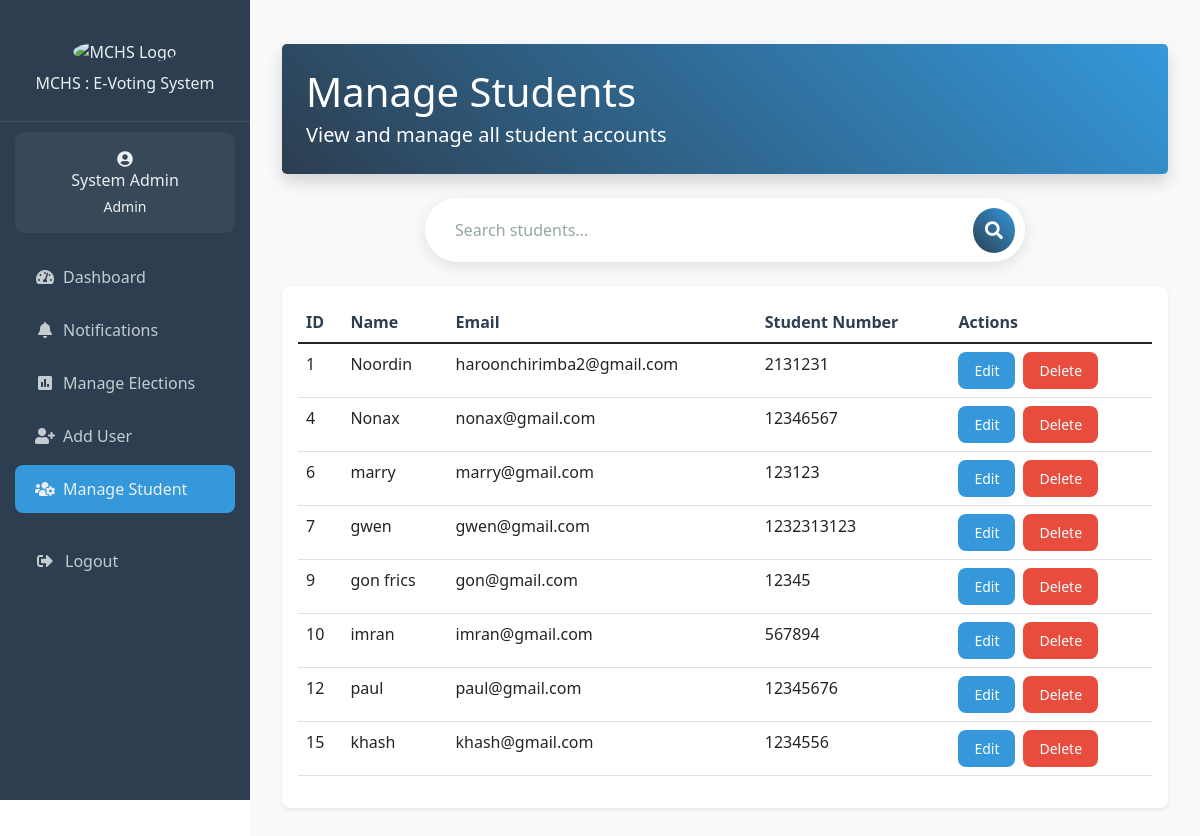
Page /admin/manage_students.php (signed in) on the earlier database version.
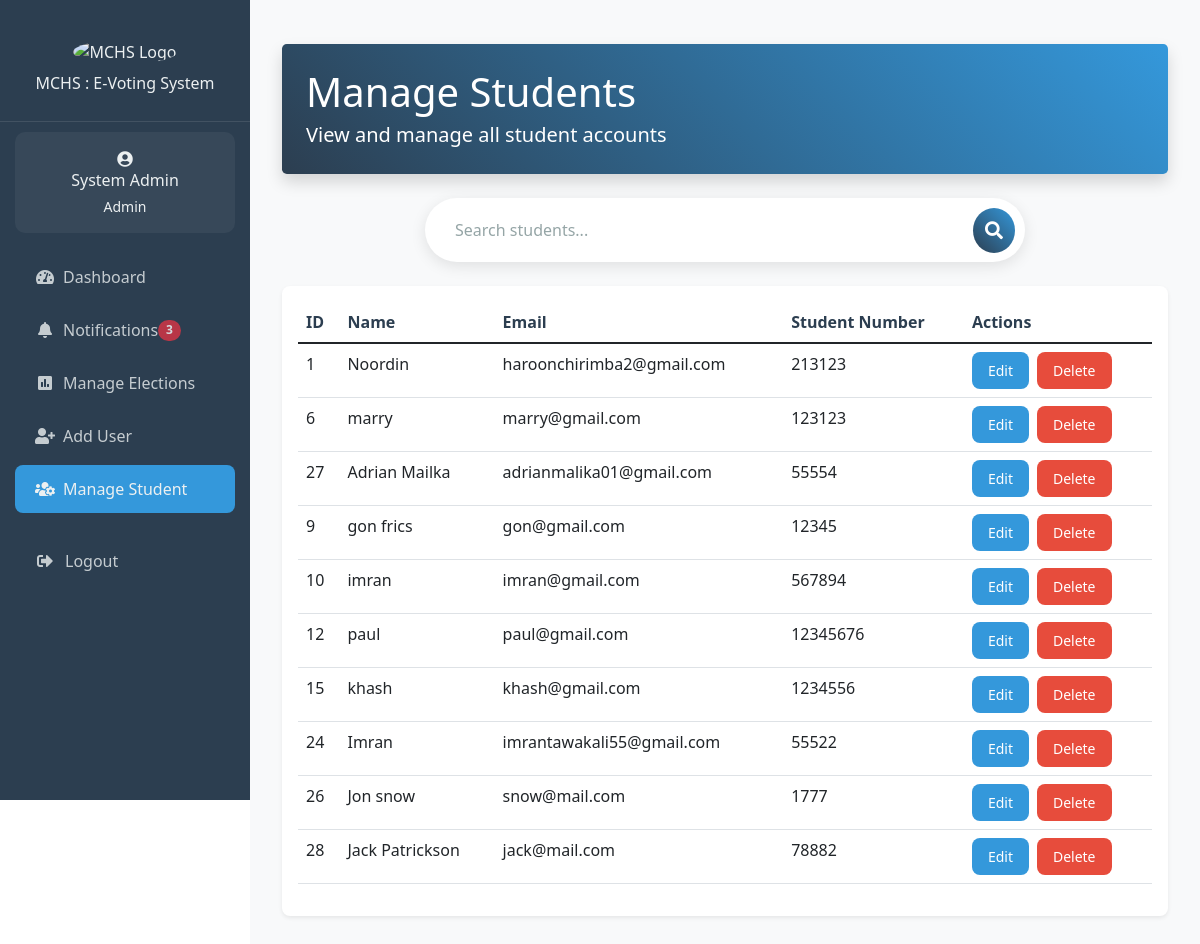
Same page on the later database version.
### tables this page shows
CREATE TABLE IF NOT EXISTS `users` (
  `id` int NOT NULL AUTO_INCREMENT,
  `name` varchar(100) NOT NULL,
  `email` varchar(100) NOT NULL,
  `student_number` varchar(20) DEFAULT NULL,
  `branch` varchar(50) DEFAULT NULL,
  `year_of_study` varchar(20) DEFAULT NULL,
  `password_hash` varchar(255) NOT NULL,
  `role` enum('student','admin','candidate') NOT NULL DEFAULT 'student',
  `created_at` timestamp NULL DEFAULT CURRENT_TIMESTAMP,
  `updated_at` timestamp NULL DEFAULT CURRENT_TIMESTAMP ON UPDATE CURRENT_TIMESTAMP,
  PRIMARY KEY (`id`),
  UNIQUE KEY `email` (`email`),
  UNIQUE KEY `student_number` (`student_number`)
);

### includes/notifications.php (called while the page is built, shortened)
<?php
if (!function_exists('get_unread_notifications_count')) {
    function get_unread_notifications_count($conn, $user_id = null) {
        try {
            $sql = "SELECT COUNT(*) FROM notifications WHERE is_read = FALSE";
            $params = [];
            $stmt = $conn->prepare($sql);
            $stmt->execute($params);
            return (int) $stmt->fetchColumn();
        } catch (PDOException $e) {
            error_log("Error getting unread notifications count: " . $e->getMessage());
            return 0;
        }
    }
}

### admin/manage_students.php (the view, shortened to what this page needs)
<?php
require_once '../includes/header.php';
require_once '../config/database.php';
$stmt = $conn->prepare("SELECT id, name, email, student_number FROM users WHERE role = 'student'");
$stmt->execute();
$students = $stmt->fetchAll();
?>
<!DOCTYPE html>
<html lang="en">
<head>
    <link rel="stylesheet" href="https://cdnjs.cloudflare.com/ajax/libs/font-awesome/5.15.4/css/all.min.css">
</head>
<body>
<div class="container-fluid py-4">
    <div class="row mb-4">
        <div class="col-12">
            <div class="bg-gradient-primary text-white p-4 rounded-3 shadow">
                <div class="d-flex justify-content-between align-items-center">
                    <div>
                        <h2 class="display-6 mb-1">Manage Students</h2>
                        <p class="lead mb-0">View and manage all student accounts</p>
                    </div>
                </div>
            </div>
        </div>
    </div>
    <div class="row mb-4">
        <div class="col-12">
            <div class="search-wrapper">
                <div class="search-box">
                    <input type="text" id="studentSearch" class="search-input" placeholder="Search students...">
                    <button class="search-button">
                        <i class="fas fa-search"></i>
                    </button>
                </div>
            </div>
        </div>
    </div>
    <div class="row">
        <div class="col-12">
            <div class="card border-0 shadow-sm">
                <div class="card-body">
                    <div class="table-responsive">
                        <table class="table table-hover" id="student-table">
                            <thead>
                                <tr>
                                    <th>ID</th>
                                    <th>Name</th>
                                    <th>Email</th>
                                    <th>Student Number</th>
                                    <th>Actions</th>
                                </tr>
                            </thead>
                            <tbody>
                                <?php foreach ($students as $student): ?>
                                    <tr id="row-<?php echo $student['id']; ?>">
                                        <td><?php echo htmlspecialchars($student['id']); ?></td>
                                        <td class="name"><?php echo htmlspecialchars($student['name']); ?></td>
                                        <td class="email"><?php echo htmlspecialchars($student['email']); ?></td>
                                        <td class="student_number"><?php echo htmlspecialchars($student['student_number']); ?></td>
                                        <td>
                                            <div class="d-flex flex-wrap gap-2">
                                                <button class="btn btn-edit"
                                                        data-id="<?php echo $student['id']; ?>"
                                                        data-name="<?php echo $student['name']; ?>"
                                                        data-email="<?php echo $student['email']; ?>"
                                                        data-student_number="<?php echo $student['student_number']; ?>">
                                                    Edit
                                                </button>
                                                <button class="btn btn-delete" data-id="<?php echo $student['id']; ?>">
                                                    Delete
                                                </button>
                                            </div>
                                        </td>
                                    </tr>
                                <?php endforeach; ?>
                            </tbody>
                        </table>
                    </div>
                </div>
            </div>
        </div>
    </div>
</div>
</body>
</html>

### includes/header.php (shortened to what this page needs)
<?php
require_once __DIR__ . '/../config/database.php';
require_once __DIR__ . '/notifications.php';
if (isset($_SESSION['user_id'])) {
    $stmt = $conn->prepare("SELECT * FROM users WHERE id = ?");
    $stmt->execute([$_SESSION['user_id']]);
    $user = $stmt->fetch();
}
$current_page = basename($_SERVER['PHP_SELF']);
?>
<!DOCTYPE html>
<html lang="en">
<head>
  <link href="https://cdn.jsdelivr.net/npm/bootstrap@5.1.3/dist/css/bootstrap.min.css" rel="stylesheet">
  <link href="https://cdnjs.cloudflare.com/ajax/libs/font-awesome/5.15.4/css/all.min.css" rel="stylesheet">
</head>
<body>
      <?php include 'sidebar-content.php'; ?>
  <div class="d-none d-lg-block">
      <div class="sidebar">
        <?php include 'sidebar-content.php'; ?>
      </div>
  </div>
  <div class="main-content">

### includes/sidebar-content.php (shortened to what this page needs)
<div class="sidebar-header">
  <img src="https://mchs.mw/img/mchs_logo.png" alt="MCHS Logo" class="img-fluid" style="width: 50%;">
  <h6 class="mt-0">MCHS : E-Voting System</h6>
</div>
<?php if (isset($user)): ?>
  <div class="user-info">
    <i class="fas fa-user-circle fa-1x mb-0"></i>
    <h6 class="mb-1"><?php echo htmlspecialchars($user['name']); ?></h6>
    <small><?php echo ucfirst($user['role']); ?></small>
  </div>
  <ul class="nav-menu">
    <?php if ($user['role'] === 'admin'): ?>
      <li class="nav-item">
        <a class="nav-link <?php echo $current_page === 'dashboard.php' ? 'active' : ''; ?>"
           href="/e_voting_system/admin/dashboard.php">
          <i class="fas fa-tachometer-alt me-2"></i>Dashboard
        </a>
      </li>
      <li class="nav-item">
        <a class="nav-link <?php echo $current_page === 'notifications.php' ? 'active' : ''; ?>"
           href="/e_voting_system/admin/notifications.php">
          <i class="fas fa-bell me-2"></i>Notifications
          <?php
          $unread_count = get_unread_notifications_count($conn);
          if ($unread_count > 0):
          ?>
            <span class="badge bg-danger rounded-pill">
              <?php echo $unread_count; ?>
            </span>
          <?php endif; ?>
        </a>
      </li>
      <li class="nav-item">
        <a class="nav-link <?php echo $current_page === 'manage_elections.php' ? 'active' : ''; ?>"
           href="/e_voting_system/admin/manage_elections.php">
          <i class="fas fa-poll me-2"></i>Manage Elections
        </a>
      </li>
      <li class="nav-item">
        <a class="nav-link <?php echo $current_page === 'add_student.php' ? 'active' : ''; ?>"
           href="/e_voting_system/admin/add_student.php">
          <i class="fas fa-user-plus me-2"></i>Add User
        </a>
      </li>
      <li class="nav-item">
        <a class="nav-link <?php echo $current_page === 'manage_students.php' ? 'active' : ''; ?>"
           href="/e_voting_system/admin/manage_students.php">
          <i class="fas fa-users-cog me-2"></i>Manage Student
        </a>
      </li>
    <?php endif; ?>
    <li class="nav-item mt-4">
      <a class="nav-link" href="/e_voting_system/logout.php">
        <i class="fas fa-sign-out-alt"></i>
        <span>Logout</span>
      </a>
    </li>
  </ul>
<?php endif; ?>

### includes/header.php (style rules this page uses)
:root { --primary-color: #2c3e50; --secondary-color: #3498db; --accent-color: #e74c3c; --text-light: #ecf0f1; --success-color: #2ecc71; }
.sidebar { background: var(--primary-color); width: 250px; padding: 20px 0; color: var(--text-light); transition: all 0.3s ease; }
.sidebar-header { padding: 20px; text-align: center; border-bottom: 1px solid rgba(255,255,255,0.1); }
.sidebar-header img { width: 80px; height: 80px; border-radius: 50%; margin-bottom: 10px; }
.user-info { padding: 15px; text-align: center; background: rgba(255,255,255,0.05); margin: 10px 15px; border-radius: 10px; }
.nav-menu { padding: 0; margin: 20px 0; }
.nav-item { list-style: none; margin: 5px 15px; }
.nav-link { color: var(--text-light) !important; padding: 12px 20px; border-radius: 8px; display: flex; align-items: center; transition: all 0.3s ease; text-decoration: none; opacity: 0.8; }
.nav-link:hover, .nav-link.active { background: var(--secondary-color); opacity: 1; }
.nav-link i { margin-right: 10px; width: 20px; text-align: center; }
.main-content { padding: 20px; background: #f8f9fa; transition: all 0.3s ease; min-height: 100vh; }
@media (min-width: 992px) { .sidebar { position: fixed; top: 0; left: 0; height: 100vh; overflow-y: auto; } }
@media (min-width: 992px) { .main-content { margin-left: 250px; } }

### admin/manage_students.php (style rules this page uses)
.btn { padding: 6px 12px; text-decoration: none; border-radius: 5px; font-size: 14px; }
.btn-edit { background-color: #ffc107; color: white; }
.btn-delete { background-color: #dc3545; color: white; }
.table-responsive { overflow-x: auto; }
.bg-gradient-primary { background: linear-gradient(45deg, #2c3e50, #3498db); }
.card { border-radius: 0.5rem; border: none; }
.btn { padding: 0.5rem 1rem; border-radius: 0.5rem; transition: all 0.3s ease; border: none; }
.btn-edit { background-color: #3498db; color: white; }
.btn-delete { background-color: #e74c3c; color: white; }
.table th { color: #2c3e50; font-weight: 600; }
#studentSearch { border-radius: 0 0.5rem 0.5rem 0; }
.search-wrapper { display: flex; justify-content: center; align-items: center; margin: 0 auto; max-width: 600px; }
.search-box { width: 100%; position: relative; background: white; border-radius: 50px; box-shadow: 0 4px 15px rgba(0, 0, 0, 0.1); display: flex; align-items: center; padding: 5px; transition: all 0.3s ease; }
.search-input { width: 100%; padding: 15px 25px; border: none; border-radius: 50px; font-size: 16px; color: #2c3e50; background: transparent; outline: none; }
.search-input::placeholder { color: #95a5a6; font-weight: 400; }
.search-button { background: linear-gradient(45deg, #2c3e50, #3498db); border: none; border-radius: 50%; width: 45px; height: 45px; margin-right: 5px; color: white; cursor: pointer; display: flex; align-items: center; justify-content: center; transition: all 0.3s ease; }
.search-button i { font-size: 18px; }

Differences in the rows shown:
removed users: id "4", name "Nonax", email "nonax@gmail.com", student_number "12346567"
removed users: id "7", name "gwen", email "gwen@gmail.com", student_number "1232313123"
changed users "Noordin": student_number "2131231" → "213123"
added users: id "27", name "Adrian Mailka", email "adrianmalika01@gmail.com", student_number "55554"
added users: id "24", name "Imran", email "imrantawakali55@gmail.com", student_number "55522"
added users: id "26", name "Jon snow", email "snow@mail.com", student_number "1777"
added users: id "28", name "Jack Patrickson", email "jack@mail.com", student_number "78882"
Other differences:
$unread_count: (not shown) → "3"
